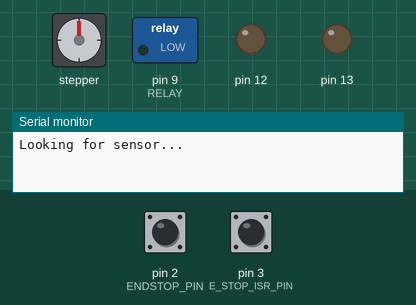
Bench run of a program on a simulated Arduino Uno, built with avr-gcc and run on an emulated ATmega328P. Shown: stepper motor, switched loads named in the program (green lamp = pin HIGH), output pins drawn as LEDs (lit = HIGH), the last lines printed to the serial monitor. The inputs (shaded band) are chosen by the test bench; at power-on: pin 2 (ENDSTOP_PIN) HIGH, pin 3 (E_STOP_ISR_PIN) HIGH. Stepper angles assume 200 steps per turn.

Above: at 0.1 s.
At 4.7 s:
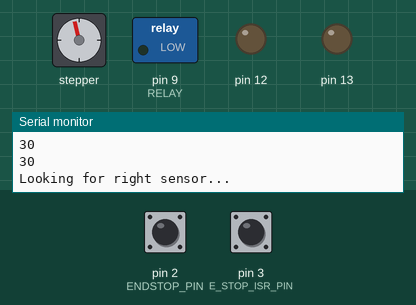
4.8 s: pin 2 (ENDSTOP_PIN) pulled LOW for 0.15 s
At 5.6 s:
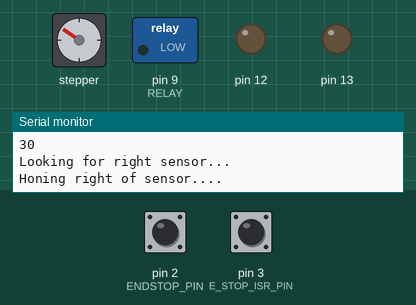
7.8 s: pin 3 (E_STOP_ISR_PIN) pulled LOW for 0.15 s
Timing chart, 0 to 12.6 s (numbered marks = the images above; inputs shaded):
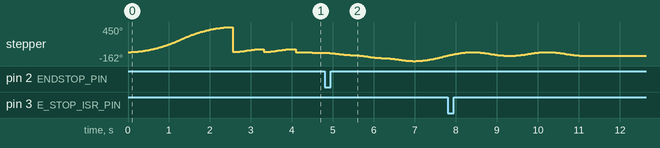

The program:

main.cpp
```cpp
// (licence header left out)
#include "main.h"


tmc2209_ motor;

AccelStepper stepper(AccelStepper::DRIVER, STEP, DIR);

  // Motor Power
  // 3.3v @ 1.5A -- 4.95W
  // TMC2209, Vm = 5V, max current is 1A (to keep in datasheet of motor)

  //TMC2209
  // Vref = (Irms * 2.5V) / 1.77A (Rsense = 0.11ohm)
  // Vref = (0.7A * 2.5V) / 1.77A = 0.99V
  // Imax = Irms * 1.41 = 0.99A (within spec yay)

  // Wiring
  // DIR = Pin 7 - 7
  // STEP = Pin 9 - 5
  // EN = Pin 8 - 11
  // MS1 = Pin 6 - 12
  // MS2 = Pin 5 - 13

  // Sensor
  // Pin 2
  // 5v
  // GND

  // Kill Button
  // Pin 3


// ISR Flags
volatile boolean e_stop = false;
volatile boolean endstop = false;

// Calibration
boolean calibration = false;
int calibration_counter = 0;

boolean homeSearch = false;

void e_stop_ISR() {
  static unsigned long last_interrupt_time = 0;
  unsigned long interrupt_time = millis();
  // If interrupts come faster than 300ms, assume it's a bounce and ignore
  if (interrupt_time - last_interrupt_time > 300)
  {
    e_stop = !e_stop; // toggle 'e-stop' variable
    Serial.println("---------------------------------");
    Serial.println("E-STOP TRIGGERED");
    Serial.println("Please reset the Arduino (i.e. Unplug the USB cable)");

    digitalWrite(RELAY, LOW); // turn relay off (i.e. IR LED)
    Serial.println("RELAY ENABLED: FALSE");

    stepper.disableOutputs();
    Serial.println("MOTOR ENABLED: FALSE");

    Serial.println("(Please do not rely on this mechanism as it is only implemented in software, have the power plug nearby)");
    Serial.println("---------------------------------");
  };
  last_interrupt_time = interrupt_time;
  };

void endstop_ISR() {
  detachInterrupt(digitalPinToInterrupt(ENDSTOP_PIN)); // makes debounce unecessary
  endstop = !endstop; // toggle 'endstop' variable
};

// void endstopTesting() {
// detachInterrupt(digitalPinToInterrupt(ENDSTOP_PIN)); // makes debounce unecessary
// int step = 1;
// for (size_t i = 0; i < 1000; i++)
// {
//   motor.move(1, CLOCKWISE, 10000);
//   step = step + 1;

//   if (digitalRead(ENDSTOP_PIN))
//   {
//     Serial.println("ENDSTOP_PIN: TRUE");
//     Serial.print("Step: "); Serial.println(step);
//   }


//   // MICRO - 16
//   // ANTICLOCKWISE Sensor high, 270 - 335, 5000 delay (DIFF = 65)
//   // CLOCKWISE Sensor high, 566 - 630, 5000 delay (DIFF = 64)

//   // ANTICLOCKWISE Sensor high, 513 - 577, 10000 delay (DIFF = 64)
//   // CLOCKWISE Sensor high, 367 - 431, 1000 delay (DIFF = 64)

// }
// }

void setup() {
  // TEMP CODE
  pinMode(RELAY, OUTPUT);
  pinMode(ENDSTOP_PIN, INPUT); // endstop
  pinMode(E_STOP_ISR_PIN, INPUT_PULLUP); // button
  // pinMode(EN, OUTPUT); // enable


  // attachInterrupt(digitalPinToInterrupt(ENDSTOP_PIN), endstop_ISR, RISING);
  attachInterrupt(digitalPinToInterrupt(E_STOP_ISR_PIN), e_stop_ISR, FALLING);


  digitalWrite(RELAY, LOW);
  // digitalWrite(EN, LOW);
  // put your setup code here, to run once:
  Serial.begin(115200);

  stepper.setMaxSpeed(1500.0);
  stepper.setAcceleration(150.0);
  stepper.setMinPulseWidth(150.0);
  stepper.setPinsInverted(false,false,true);
  stepper.setEnablePin(EN);
  // stepper.moveTo(5000);
  home(stepper);
  // stepper.moveTo(17142/360);
};


void loop() {


  stepper.run();
};


  /* CALIBRATION */
  // if (calibration == true) {
  //   // Serial.print("calibration:"); Serial.println(calibration);
  //   // Serial.print("calibration_counter:"); Serial.println(calibration_counter);
  //   // Serial.print("endstop:"); Serial.println(endstop);


  //   if (calibration_counter == 0) { // check if first iteration
  //     Serial.println("Moving away from home");
  //     motor.move(2000, CLOCKWISE, 2500); // push away incase at home point
  //   }

  //   if (calibration_counter <= 0 && endstop == false) {
  //     Serial.println("Trying to find home");
  //     Serial.print("calibration_counter: "); Serial.println(calibration_counter);
  //     motor.move(1, ANTICLOCKWISE, 2500);
  //     calibration_counter = (calibration_counter - 1);
  //   };

  //   if (calibration_counter <= 0 && endstop == true) {
  //     Serial.println("Home found");
  //     calibration_counter = 0; // reset counter
  //     // Serial.print("calibration_counter: "); Serial.println(calibration_counter);
  //     endstop = false; // clear the flag

  //     motor.move(30, CLOCKWISE, 2500); // move out the sensor
  //     calibration_counter = 30;
  //     attachInterrupt(digitalPinToInterrupt(ENDSTOP_PIN), endstop_ISR, RISING); // re-attach endstop ISR
  //   };

  //   // counting size
  //   if (calibration_counter >= 0 && endstop == false) {
  //     Serial.print("calibration_counter: "); Serial.println(calibration_counter);
  //     motor.move(1, CLOCKWISE, 2500);
  //     calibration_counter = (calibration_counter + 1);
  //   }

  //   if (calibration_counter >= 0 && endstop == true) {
  //     Serial.println("Calibration Finished");
  //     Serial.print("calibration_counter: ");
  //     Serial.println(calibration_counter);
  //     endstop = false;
  //     calibration = false;
  //   }

  //   return;
  // };
```

calibration.h
```cpp
// (licence header left out)
#ifndef CALIBRATION_H_
#define CALIBRATION_H_
#include <Arduino.h>
#include "main.h"

extern void calibrate(AccelStepper& stepper);

#endif
```

home.h
```cpp
// (licence header left out)
#ifndef HOME_H_
#define HOME_H_
#include <Arduino.h>
#include "config.h"
#include "main.h"

void home(AccelStepper& stepper);

#endif
```

main.h
```cpp
// (licence header left out)
#ifndef MAIN_H_
#define MAIN_H_
#include <Arduino.h>
#include <AccelStepper.h>
#include "tmc2209.h"
#include "home.h"
#include "config.h"


#endif /* MAIN_H_ */
```

calibration.cpp
```cpp
// (licence header left out)
#include "calibration.h"

void calibrate(AccelStepper& stepper) {
      Serial.print("SIZE");
      stepper.runToNewPosition(28*2); // move out of sensor

      stepper.setSpeed(750); // move into the sensor slowly
        while(!digitalRead(ENDSTOP_PIN)) { // keep stepping till sensor reached
            stepper.runSpeed();
        }

        Serial.println(stepper.currentPosition());
        stepper.moveTo(0);
}
```

home.cpp
```cpp
// (licence header left out)
#include "home.h"


void home(AccelStepper& stepper) {
  /* Find the sensor */
  Serial.println("Looking for sensor...");
  stepper.runToNewPosition(250);            // move right incase already at home
  stepper.move(-999999);                  // accelerate till home found

  while(!digitalRead(ENDSTOP_PIN))
  {
    stepper.run();
  }

  stepper.setCurrentPosition(0);
  Serial.println("Sensor Detected!");

  /* Find left of sensor */
  Serial.println("Honing left of sensor....");
  for (size_t i = 0; i < HONING_ITERATIONS; i++)
  {

    stepper.move(HONING_OFFSET); // offset before honing
    stepper.runToPosition();

    stepper.setSpeed(-HONING_SPEED);        // move into the sensor

    // step till sensor reached
    while(!digitalRead(ENDSTOP_PIN)) {
        stepper.runSpeed();
    }

    Serial.println(stepper.currentPosition()); // check pos
    stepper.setCurrentPosition(0); // set zero position
  }

  /* Find right of sensor */
  Serial.println("Looking for right sensor...");
  stepper.setSpeed(-HONING_SPEED); // move away from sensor slowly
  while(digitalRead(ENDSTOP_PIN)) { // keep stepping till sensor deactivated
          stepper.runSpeed();
  }

  /* Hone right of sensor */
  Serial.println("Honing right of sensor....");
  stepper.runToNewPosition(-HONING_OFFSET); // move to the right of sensor

      long sum = 0;
      for (size_t j = 0; j < HONING_ITERATIONS; j++)
      {
        stepper.move(-HONING_OFFSET); // offset before honing
        stepper.runToPosition();

        stepper.setSpeed(HONING_SPEED); // move into the sensor slowly
        while(!digitalRead(ENDSTOP_PIN)) { // keep stepping till sensor reached
            stepper.runSpeed();
        }

        Serial.println(stepper.currentPosition());
        sum = sum + stepper.currentPosition();
      }

      long centersensor = (sum/HONING_ITERATIONS) / 2;

      for (size_t k = 0; k < HONING_ITERATIONS; k++)
      {
        stepper.runToNewPosition(0); // run to 0
        stepper.runToNewPosition(centersensor);
      }

      stepper.setCurrentPosition(0); // set zero position
};
```

config.h
```cpp
// (licence header left out)
#ifndef CONFIG_H_
#define CONFIG_H_
#include <stdint.h>


/* ---------------- TMC2209 ----------------- */
// Pins
// const uint8_t DIR = 7;
// const uint8_t STEP = 5;
// const uint8_t EN = 11;
// const uint8_t MS1 = 12;
// const uint8_t MS2 = 13;

// // Settings
// const uint8_t DEFAULT_MICROSTEP = 8;
/* ------------------------------------------- */


/* ---------------- home.cpp ----------------- */
// Settings

/* Number of times the honing procedure is repeated before moving on */
const uint8_t HONING_ITERATIONS = 2;

/* Speed of motor when honing exact sensor location */
const uint8_t HONING_SPEED =  10;

/* Number of steps to move away from sensor before next honing */
const uint8_t HONING_OFFSET = 30;
/* ------------------------------------------- */

/* -------------- calibrate.cpp -------------- */
/* ------------------------------------------- */

/* ----------------- endstop ----------------- */
const uint8_t ENDSTOP_PIN = 2;
/* ------------------------------------------- */

/* ------------------ relay ------------------ */
// Pins
const uint8_t RELAY = 9;
/* ------------------------------------------- */

/* ------------------ e-stop ------------------ */
const uint8_t E_STOP_ISR_PIN= 3;
/* ------------------------------------------- */


#endif /* CONFIG_H_ */
```
